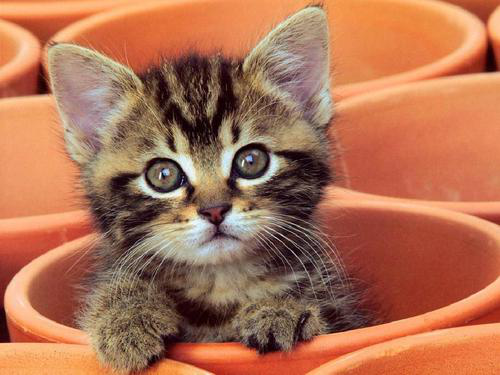
#> input picture CV/imgs/cat.jpg, 500 x 375 px
$ jupyter execute --allow-errors cv_intro.ipynb
#> lines starting #> are read from the running program, lines starting #| are printed output that depends on the picture
# 公开数据集 SVHN 介绍：
SVHN(Street View House Numbers):SVHN is a real-world image dataset for developing machine learning and object recognition algorithms with minimal requirement on data preprocessing and formatting. It can be seen as similar in flavor to MNIST (e.g., the images are of small cropped digits), but incorporates an order of magnitude more labeled data (over 600,000 digit images) and comes from a significantly harder, unsolved, real world problem (recognizing digits and numbers in natural scene images). SVHN is obtained from house numbers in Google Street View images.

 http://ufldl.stanford.edu/housenumbers/

# 定长字符识别
大部分图像中字符个数为2-4个，最多的字符 个数为6个。
因此可以对于所有的图像都抽象为6个字符的识别问题，字符23填充为23XXXX，字符231填充为231XXX。
经过填充之后，原始的赛题可以简化了6个字符的分类问题。在每个字符的分类中会进行11个类别的分类，假如分类为填充字符，则表明该字符为空。

# 不定长字符识别

## CRNN字符识别模型

CRNN（Convolutional Recurrent Neural Network）是一种结合了卷积神经网络（CNN）和循环神经网络（RNN）的深度学习模型，广泛应用于字符识别任务，尤其是手写文字识别和场景文字识别（OCR）。以下是关于CRNN字符识别模型的详细介绍：

### 1. 模型结构

CRNN模型通常由以下三个部分组成：
- **卷积层（CNN部分）**：用于提取图像的特征。通过卷积操作，模型可以捕获图像中的局部特征，并逐步生成高层语义特征。
- **循环层（RNN部分）**：用于处理序列数据。CRNN通常使用双向LSTM（Long Short-Term Memory）或GRU（Gated Recurrent Unit）来捕获字符之间的顺序关系。
- **转录层（CTC解码）**：通过连接时序分类（Connectionist Temporal Classification, CTC）算法，将RNN的输出序列映射为最终的字符序列。

### 2. 工作原理

- **输入图像**：输入的图像通常是一张灰度化或归一化的字符图像。
- **特征提取**：CNN部分对输入图像进行卷积操作，提取图像的特征图。
- **序列建模**：RNN部分将CNN提取的特征图按时间步展开，捕获字符之间的顺序关系。
- **序列解码**：CTC层将RNN的输出序列解码为最终的字符序列。

### 3. 优点

- 端到端学习：CRNN可以实现从图像到字符序列的端到端学习，无需手动设计特征。
- 适应性强：对不同风格的字符图像（如手写体、印刷体）具有较好的适应性。
- 鲁棒性：对噪声和变形具有一定的鲁棒性。

### 4. 缺点

- 计算复杂度高：CRNN的训练和推理过程需要较高的计算资源，尤其是对长序列的处理。
- 对数据量要求高：CRNN需要大量的标注数据进行训练，否则容易过拟合。
- 对小字符识别效果较差：对于图像中字符较小或分辨率较低的情况，识别效果可能不佳。

### 5. 应用场景

- 手写文字识别：如手写体数字识别（MNIST）、中文手写体识别等。
- 场景文字识别：如街景图像中的文字识别（OCR）。
- 文档字符识别：如扫描文档中的文字提取。

### 6. 实现框架

CRNN模型通常使用深度学习框架实现，如TensorFlow、PyTorch、Keras等。以下是一个简单的CRNN模型实现框架（基于PyTorch）：

```python
import torch
import torch.nn as nn

class CRNN(nn.Module):
    def __init__(self, input_size, hidden_size, num_classes):
        super(CRNN, self).__init__()
        self.cnn = nn.Sequential(
            nn.Conv2d(1, 64, kernel_size=3, padding=1),
            nn.ReLU(),
            nn.MaxPool2d(2, 2),
            nn.Conv2d(64, 128, kernel_size=3, padding=1),
            nn.ReLU(),
            nn.MaxPool2d(2, 2)
        )
        self.rnn = nn.LSTM(input_size, hidden_size, bidirectional=True)
        self.fc = nn.Linear(hidden_size * 2, num_classes)

    def forward(self, x):
        # CNN部分
        x = self.cnn(x)
        # 展开为序列
        x = x.permute(2, 0, 1, 3)  # (time, batch, channel, width)
        x = x.view(x.size(0), x.size(1), -1)
        # RNN部分
        output, _ = self.rnn(x)
        # 全连接层
        output = self.fc(output)
        return output

[cell 1]
# 读取数据代码示例
import json
import matplotlib.pyplot as plt
import numpy as np
import cv2
#> (the rest of this cell did not finish here and is left out)

# 专业分类思路：检测再识别
可以首先将字符的位置进行识别，利用物体检测的思路完成。
此种思路需要构建字符检测模型，对测试集中的字符进行识别。可以参考物体检测模型SSD或者YOLO来完成。

# 数据读取和数据扩增
## 1 图像数据读取
### 1.1 Pillow 库
Pillow是Python图像处理函式库(PIL）的一个分支。Pillow提供了常见的图像读取和处理的操作，而且可以与ipython notebook无缝集成，是应用比较广泛的库。

[cell 2]
# pillow 库读取示例
from PIL import Image
# 导入Pillow库
# 读取图片
im =Image.open('./imgs/cat.jpg')
#> im is the input picture: PIL image 500x375 RGB; mean R, G, B 175.7, 113.2, 83.6
im.show()

[cell 3]
from PIL import Image, ImageFilter
import os
im = Image.open('./imgs/cat.jpg')
# 应用模糊滤镜
im2 = im.filter(ImageFilter.BLUR)
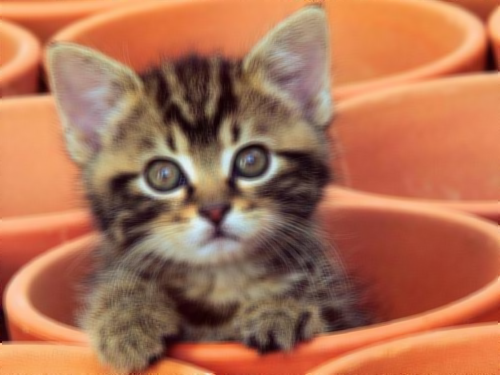
#> im2: PIL image 500x375 RGB; mean R, G, B 175.7, 113.2, 83.7
im2.save('blur.jpg', 'jpeg')
print(os.system('ls .'))
im2.show()

[cell 4]
from PIL import Image
# 打开一个jpg图像文件，注意是当前路径
im = Image.open('./imgs/cat.jpg')
w,h = im.size
#> w = 500; h = 375
im.thumbnail((w//2, h//2))
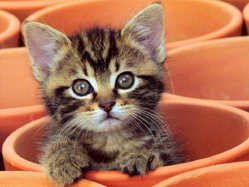
#> im: PIL image 249x187 RGB; mean R, G, B 175.7, 113.2, 83.6
im.save('thumbnail.jpg', 'jpeg')
im.show()

### 1.2 OpenCV
OpenCV是一个跨平台的计算机视觉库，最早由Intel开源得来。OpenCV发展的非常早，拥有众多的计算机视觉、数字图像处理和机器视觉等功能。
OpenCV在功能上比Pillow更加强大很多，学习成本也高很多。
OpenCV包含了众多的图像处理的功能，OpenCV包含了你能想得到的只要与图像相关的操作。此外OpenCV还内置了很多的图像特征处理算法，如关键点检测、边缘检测和直线检测等。
OpenCV官网：https://opencv.org/
OpenCV Github：https://github.com/opencv/opencv
OpenCV 扩展算法库：https://github.com/opencv/opencv_contrib

[cell 5]
import cv2
import matplotlib.pyplot as plt
# 导入Opencv库
img = cv2.imread('./imgs/cat.jpg')
# Opencv默认颜色通道顺序是BRG，转换一下
img = cv2.cvtColor(img, cv2.COLOR_BGR2RGB)
plt.imshow(img)

[cell 6]
import cv2
import matplotlib.pyplot as plt

# 导入Opencv库
img = cv2.imread('./imgs/cat.jpg')
img = cv2.cvtColor(img, cv2.COLOR_BGR2GRAY)
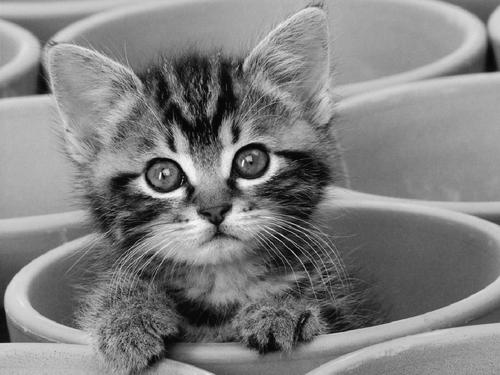
#> img: shape (375, 500); min 1, max 253, mean 128.5
# 转换为灰度图
plt.imshow(img)

[cell 7]
import cv2
import matplotlib.pyplot as plt
# 导入Opencv库
img = cv2.imread('./imgs/cat.jpg')
img =cv2.cvtColor(img, cv2.COLOR_BGR2GRAY)
# 转换为灰度图
# Canny边缘检测
edges = cv2.Canny(img, 30, 70)
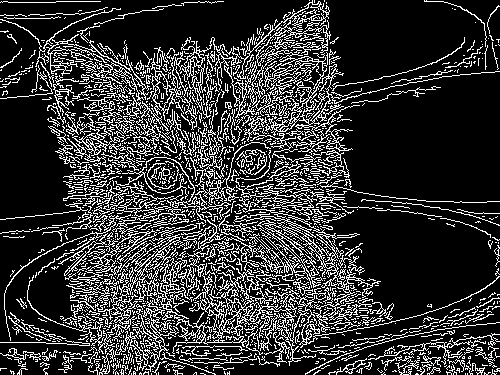
#> edges: shape (375, 500); 20.7% white in thin lines or dots
cv2.imwrite('canny.jpg', edges)

imgedge = cv2.imread('canny.jpg')
#> imgedge: shape (375, 500, 3); min 0, max 255, mean 53
plt.imshow(imgedge)

# 2 数据扩增方法
在深度学习中数据扩增方法非常重要，数据扩增可以增加训练集的样本，同时也可以有效缓解模型过拟合的情况，也可以给模型带来的更强的泛化能力。
在深度学习模型的训练过程中，数据扩增是必不可少的环节。现有深度学习的参数非常多，一般的模型可训练的参数量基本上都是万到百万级别，
而训练集样本的数量很难有这么多。
其次数据扩增可以扩展样本空间，假设现在的分类模型需要对汽车进行分类，左边的是汽车A，右边为汽车B。如果不使用任何数据扩增方法，
深度学习模型会从汽车车头的角度来进行判别，而不是汽车具体的区别。
数据扩增方法有很多：从颜色空间、尺度空间到样本空间，同时根据不同任务数据扩增都有相应的区别。
对于图像分类，数据扩增一般不会改变标签；对于物体检测，数据扩增会改变物体坐标位置；对于图像分割，数据扩增会改变像素标签。

在常见的数据扩增方法中，一般会从图像颜色、尺寸、形态、空间和像素等角度进行变换。
当然不同的数据扩增方法可以自由进行组合，得到更加丰富的数据扩增方法。

以torchvision为例，常见的数据扩增方法包括：

transforms.CenterCrop 对图片中心进行裁剪
transforms.ColorJitter 对图像颜色的对比度、饱和度和零度进行变换
transforms.FiveCrop 对图像四个角和中心进行裁剪得到五分图像
transforms.Grayscale 对图像进行灰度变换
transforms.Pad 使用固定值进行像素填充
transforms.RandomAffine 随机仿射变换
transforms.RandomCrop 随机区域裁剪
transforms.RandomHorizontalFlip 随机水平翻转
transforms.RandomRotation 随机旋转
transforms.RandomVerticalFlip 随机垂直翻转

## 2.1 常用的数据扩增库
- **torchvision**
https://github.com/pytorch/vision
pytorch官方提供的数据扩增库，提供了基本的数据数据扩增方法，可以无缝与torch进行集成；但数据扩增方法种类较少，且速度中等；

- **imgaug**
https://github.com/aleju/imgaug
imgaug是常用的第三方数据扩增库，提供了多样的数据扩增方法，且组合起来非常方便，速度较快；

- **albumentations**
https://albumentations.readthedocs.io
是常用的第三方数据扩增库，提供了多样的数据扩增方法，对图像分类、语义分割、物体检测和关键点检测都支持，速度较快。

## 2.2 Pytorch读取数据
在Pytorch中数据是通过Dataset进行封装，并通过DataLoder进行并行读取。所以我们只需要重载一下数据读取的逻辑就可以完成数据的读取。

[cell 8]
import os, sys, glob, shutil, json
import cv2

from PIL import Image
import numpy as np

import torch
from torch.utils.data.dataset import Dataset
import torchvision.transforms as transforms

class SVHNDataset(Dataset):
    # [19 lines left out: functions __init__, __getitem__, not called in this run]

    def __len__(self):
        return len(self.img_path)

train_path = glob.glob('./input/mchar_train/*.png')
train_path.sort()
#> (the rest of this cell did not finish here and is left out)

[cell 9]
#Dataset：对数据集的封装，提供索引方式的对数据样本进行读取
#DataLoder：对Dataset进行封装，提供批量读取的迭代读取

#加入DataLoder后，数据读取代码改为如下
import os, sys, glob, shutil, json
import cv2

from PIL import Image
import numpy as np

import torch
from torch.utils.data.dataset import Dataset
import torchvision.transforms as transforms

class SVHNDataset(Dataset):
    # [19 lines left out: functions __init__, __getitem__, not called in this run]

    def __len__(self):
        return len(self.img_path)

train_path = glob.glob('./input/mchar_train/*.png')
train_path.sort()
#> (the rest of this cell did not finish here and is left out)

[cell 10]
#在加入DataLoder后，数据按照批次获取，每批次调用Dataset读取单个样本进行拼接。此时data的格式为：
torch.Size([10, 3, 64, 128]), torch.Size([10, 6])
#> (this line was passed over: torch is not available in this run)
